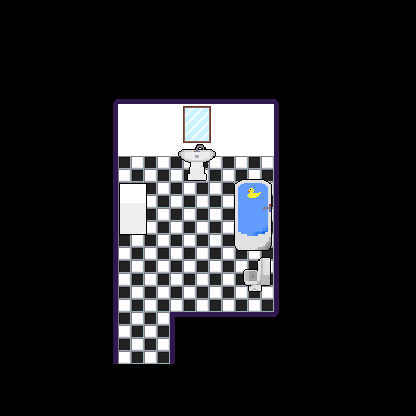

A level layout from a 2D game, rendered from its tile map. Below: a short description, then the map file with its tile-grid data intact:
An orthogonal 8x8 tile map with 52x52 px tiles, 11 tile layers (background, ground, walls, roomborder, ...) and 24 objects (7x wall, 7x static, 3x sink, 2x wc, cabinet, ...).

<map version="1.9" tiledversion="1.9.2" orientation="orthogonal" renderorder="right-down" width="8" height="8" tilewidth="52" tileheight="52" infinite="0" nextlayerid="15" nextobjectid="38">
 <editorsettings>
  <export target="map.lua" format="lua" />
 </editorsettings>
 <properties>
  <property name="spawnX" type="int" value="660" />
  <property name="spawnY" type="int" value="300" />
 </properties>
 <tileset firstgid="1" name="bathroomTileset" tilewidth="52" tileheight="52" tilecount="28" columns="4">
  <image source="map-tileset/bathroomTileset.png" width="208" height="364" />
 </tileset>
 <layer id="1" name="background" width="8" height="8" offsetx="3.33333e-07" offsety="0.666633">
  <data encoding="csv">
1,1,1,1,1,1,1,1,
1,1,1,1,1,1,1,1,
1,1,1,1,1,1,1,1,
1,1,1,1,1,1,1,1,
1,1,1,1,1,1,1,1,
1,1,1,1,1,1,1,1,
1,1,1,1,1,1,1,1,
1,1,1,1,1,1,1,1
</data>
 </layer>
 <layer id="2" name="ground" width="8" height="8" offsetx="14" offsety="52">
  <data encoding="csv">
0,0,0,0,0,0,0,0,
0,0,0,0,0,0,0,0,
0,0,2,2,2,0,0,0,
0,0,2,2,2,0,0,0,
0,0,2,2,2,0,0,0,
0,0,2,0,0,0,0,0,
0,0,0,0,0,0,0,0,
0,0,0,0,0,0,0,0
</data>
 </layer>
 <layer id="3" name="walls" width="8" height="8" offsetx="14" offsety="52">
  <data encoding="csv">
0,0,0,0,0,0,0,0,
0,0,3,3,3,0,0,0,
0,0,0,0,0,0,0,0,
0,0,0,0,0,0,0,0,
0,0,0,0,0,0,0,0,
0,0,0,0,0,0,0,0,
0,0,0,0,0,0,0,0,
0,0,0,0,0,0,0,0
</data>
 </layer>
 <layer id="4" name="roomborder" width="8" height="8" offsetx="14" offsety="52">
  <data encoding="csv">
0,21,25,25,25,22,0,0,
0,27,0,0,0,28,0,0,
0,27,0,0,0,28,0,0,
0,27,0,0,0,28,0,0,
0,27,0,0,0,28,0,0,
0,27,0,28,26,24,0,0,
0,1,1,1,0,0,0,0,
0,0,0,0,0,0,0,0
</data>
 </layer>
 <layer id="5" name="rmbd2" width="8" height="8" offsetx="14" offsety="52">
  <data encoding="csv">
0,0,0,0,0,0,0,0,
0,0,0,0,0,0,0,0,
0,0,0,0,0,0,0,0,
0,0,0,0,0,0,0,0,
0,0,0,0,0,0,0,0,
0,0,0,26,0,0,0,0,
0,0,0,0,0,0,0,0,
0,0,0,0,0,0,0,0
</data>
 </layer>
 <layer id="6" name="wc" width="8" height="8" offsetx="24.9773" offsety="17.25">
  <data encoding="csv">
0,0,0,0,0,0,0,0,
0,0,0,0,0,0,0,0,
0,0,0,0,0,0,0,0,
0,0,0,0,0,0,0,0,
0,0,0,0,6,0,0,0,
0,0,0,0,10,0,0,0,
0,0,0,0,0,0,0,0,
0,0,0,0,0,0,0,0
</data>
 </layer>
 <layer id="7" name="sink" width="8" height="8" offsetx="14.4659" offsety="63.4091">
  <data encoding="csv">
0,0,0,0,0,0,0,0,
0,0,0,7,0,0,0,0,
0,0,0,11,0,0,0,0,
0,0,0,0,0,0,0,0,
0,0,0,0,0,0,0,0,
0,0,0,0,0,0,0,0,
0,0,0,0,0,0,0,0,
0,0,0,0,0,0,0,0
</data>
 </layer>
 <layer id="8" name="mirror" width="8" height="8" offsetx="10.7614" offsety="41.4886">
  <data encoding="csv">
0,0,0,0,0,0,0,0,
0,0,0,8,0,0,0,0,
0,0,0,0,0,0,0,0,
0,0,0,0,0,0,0,0,
0,0,0,0,0,0,0,0,
0,0,0,0,0,0,0,0,
0,0,0,0,0,0,0,0,
0,0,0,0,0,0,0,0
</data>
 </layer>
 <layer id="9" name="bathtub" width="8" height="8" offsetx="20.3636" offsety="58.5455">
  <data encoding="csv">
0,0,0,0,0,0,0,0,
0,0,0,0,0,0,0,0,
0,0,0,0,5,0,0,0,
0,0,0,0,9,0,0,0,
0,0,0,0,0,0,0,0,
0,0,0,0,0,0,0,0,
0,0,0,0,0,0,0,0,
0,0,0,0,0,0,0,0
</data>
 </layer>
 <layer id="11" name="duck" width="8" height="8" offsetx="18" offsety="63.3333">
  <data encoding="csv">
0,0,0,0,0,0,0,0,
0,0,0,0,0,0,0,0,
0,0,0,0,4,0,0,0,
0,0,0,0,0,0,0,0,
0,0,0,0,0,0,0,0,
0,0,0,0,0,0,0,0,
0,0,0,0,0,0,0,0,
0,0,0,0,0,0,0,0
</data>
 </layer>
 <layer id="10" name="cabinet" width="8" height="8" offsetx="2.90913" offsety="54">
  <data encoding="csv">
0,0,0,0,0,0,0,0,
0,0,0,0,0,0,0,0,
0,0,12,0,0,0,0,0,
0,0,16,0,0,0,0,0,
0,0,0,0,0,0,0,0,
0,0,0,0,0,0,0,0,
0,0,0,0,0,0,0,0,
0,0,0,0,0,0,0,0
</data>
 </layer>
 <objectgroup id="13" name="objects" visible="0" offsetx="2.83337" offsety="0.416667">
  <object id="1" name="wall" x="167.031" y="316" width="5.18182" height="51.9091" />
  <object id="2" name="wall" x="167.034" y="311.667" width="109" height="5.25" />
  <object id="3" name="wall" x="110.818" y="154.455" width="5" height="213.284" />
  <object id="5" name="wall" x="111" y="152.181" width="65.2727" height="3.63636" />
  <object id="6" name="wall" x="214.637" y="153.091" width="62.4545" height="3.09091" />
  <object id="7" name="wall" x="271.58" y="153.295" width="4.8125" height="163.521" />
  <object id="8" name="wall" x="110.818" y="363.515" width="62.0909" height="4.63636" />
  <object id="11" name="sink" x="185.018" y="143.83" width="19.9375" height="37.0625" />
  <object id="12" name="sink" x="205.318" y="148.83" width="8.9375" height="13.125" />
  <object id="13" name="sink" x="176.011" y="148.71" width="9.125" height="12.9375" />
  <object id="14" name="cabinet" x="117.273" y="183.091" width="28" height="51.8182" />
  <object id="17" name="wc" x="241.182" y="268.637" width="27.9091" height="23" />
  <object id="18" name="wc" x="255.273" y="256.83" width="13.9375" height="12" />
  <object id="19" name="bathtub" x="231.886" y="178.591" width="38.125" height="72.125" />
  <object id="20" name="duck" class="Pickable" x="244.511" y="188.068" width="13.9375" height="10" />
 </objectgroup>
 <objectgroup id="14" name="queryBoxs" visible="0" offsetx="0.590876" offsety="0.0227939">
  <object id="22" name="firstFloorHall" class="teleport" x="117.667" y="357.545" width="51.9091" height="5.45455">
   <properties>
    <property name="queryDirection" value="down" />
    <property name="querySpawnX" value="452" />
    <property name="querySpawnY" value="300" />
    <property name="queryTeleport" value="maps/firstWorld/Aura'sHouse/firstFloorHall/map.lua" />
   </properties>
  </object>
  <object id="23" name="wc" class="static" x="247" y="293.105" width="21.625" height="4.5">
   <properties>
    <property name="queryDirection" value="up" />
    <property name="queryString" value="A wc" />
   </properties>
  </object>
  <object id="24" name="wc" class="static" x="238.605" y="271.355" width="3.9375" height="20.8125">
   <properties>
    <property name="queryDirection" value="right" />
    <property name="queryString" value="A wc" />
   </properties>
  </object>
  <object id="25" name="bathtub" class="static" x="235.792" y="252.292" width="22" height="3.75">
   <properties>
    <property name="queryDirection" value="up" />
    <property name="queryString" value="A bathtub. It seems to be already filled." />
   </properties>
  </object>
  <object id="26" name="bathtub" class="static" x="228.23" y="214.188" width="4.625" height="33.1875">
   <properties>
    <property name="queryDirection" value="right" />
    <property name="queryString" value="A baththub. It seems to be already filled" />
   </properties>
  </object>
  <object id="27" name="duck" x="228.083" y="185.188" width="4.5625" height="18.9375">
   <properties>
    <property name="queryDirection" value="right" />
    <property name="queryString" value="A yellow duck. You can pick it up" />
   </properties>
  </object>
  <object id="28" name="bathtub" class="static" x="235.771" y="174.708" width="33.1875" height="4.0625">
   <properties>
    <property name="queryDirection" value="down" />
    <property name="queryString" value="A baththub. It seems to be already filled" />
   </properties>
  </object>
  <object id="30" name="sink" class="static" x="189.583" y="181.167" width="14.375" height="3.25">
   <properties>
    <property name="queryDirection" value="up" />
    <property name="queryString" value="A marble washbasin. You look inside the mirror and you see your beautiful face" />
   </properties>
  </object>
  <object id="37" name="cabinet" class="static" x="148.208" y="199.917" width="4.8125" height="28.625">
   <properties>
    <property name="queryDirection" value="left" />
    <property name="queryString" value="There is something similar to candies inside the cabinet. You can pick them up" />
   </properties>
  </object>
 </objectgroup>
</map>
